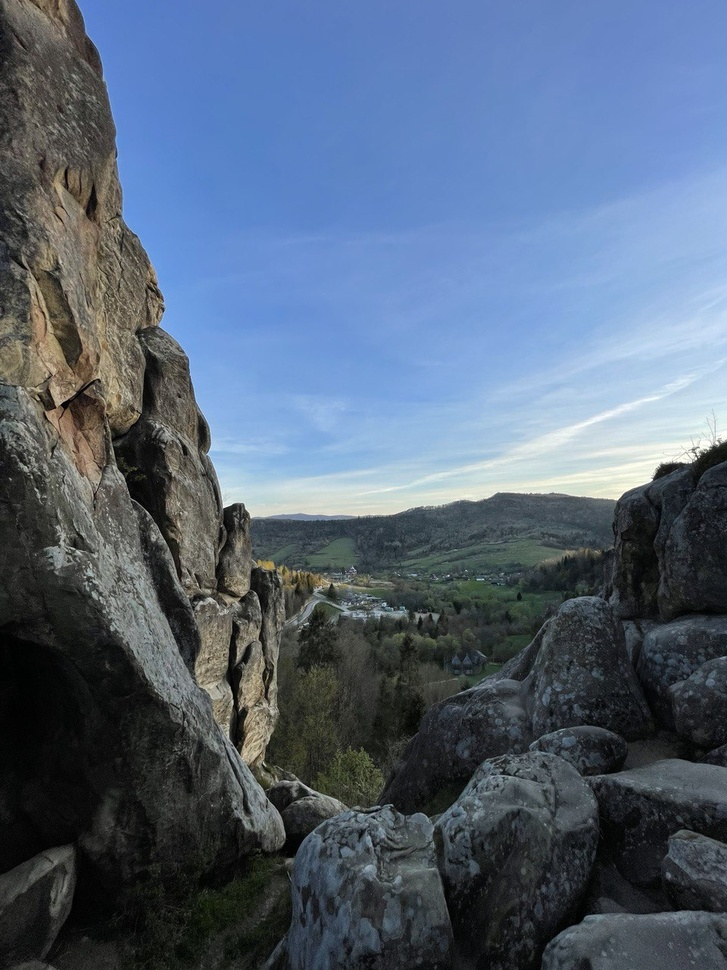
#> input picture lesson_1/test.jpg, 727 x 970 px, shrunk from 960 x 1280 before the run
$ jupyter execute lesson1.ipynb
#> lines starting #> are read from the running program, lines starting #| are printed output that depends on the picture
[cell 1]
# Task 1
import cv2
import numpy as np
from matplotlib import pyplot as plt
plt.title("Lesson 1")
plt.rcParams['figure.figsize'] = [15, 10]

[cell 2]
# Task 2

img = cv2.imread("test.jpg")
#> img is the input picture: shape (970, 727, 3); mean B, G, R 120.7, 100.5, 85.1
img_rgb = cv2.cvtColor(img, cv2.COLOR_BGR2RGB)

plt.imshow(img_rgb)

[cell 3]
# Task 3

img = cv2.imread("test.jpg")

# Split the image into the three colour channels
red, green, blue = cv2.split(img)
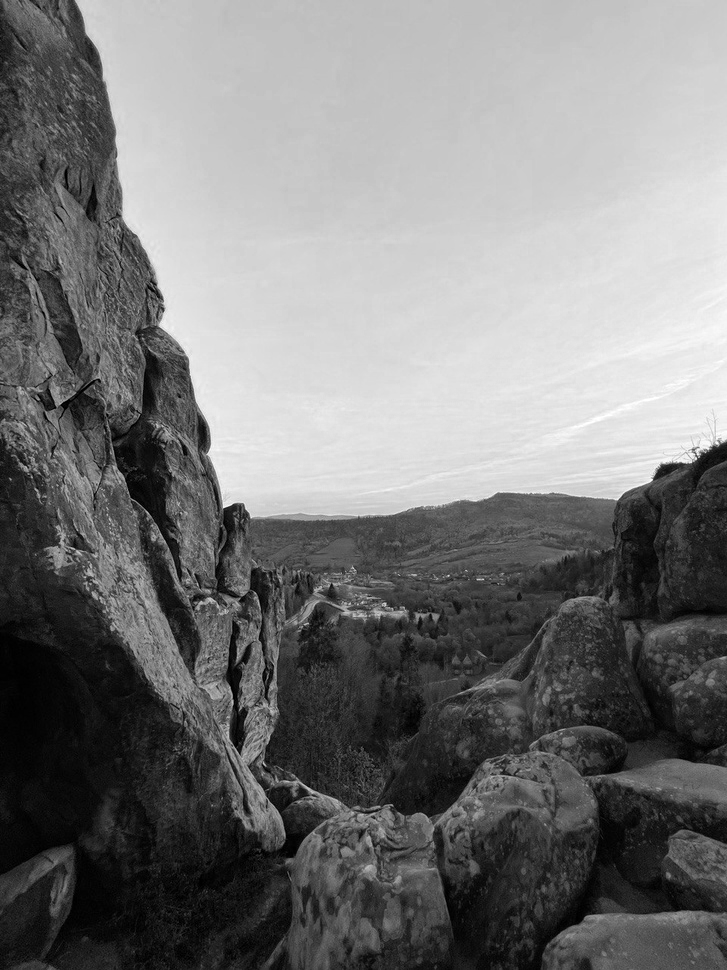
#> red: shape (970, 727); min 0, max 255, mean 120.7
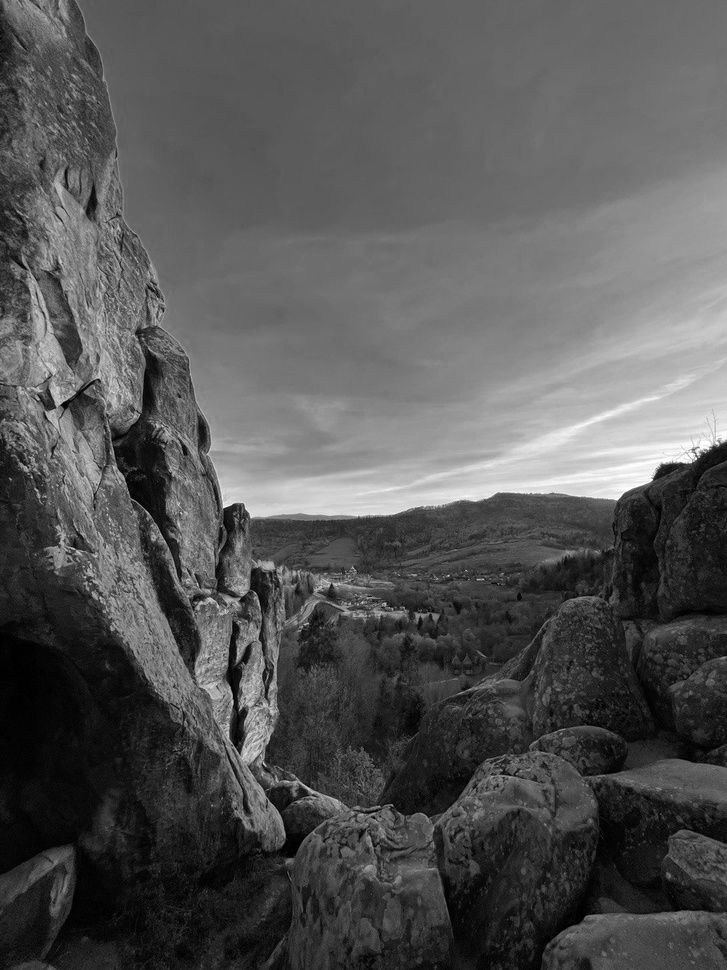
#> blue: shape (970, 727); min 0, max 255, mean 85.1

# Compose the image in the RGB colour space
img1 = cv2.merge([red, green, blue])

# print(green.shape)

# Compose the image in the RBG colour space
img2 = cv2.merge([red, blue, green])

# Compose the image in the GRB colour space
img3 = cv2.merge([green, red, blue])

# Compose the image in the BGR colour space
img4 = cv2.merge([blue, green, red])

# Create the collage
out1 = np.hstack([img1, img2])
out2 = np.hstack([img3, img4])
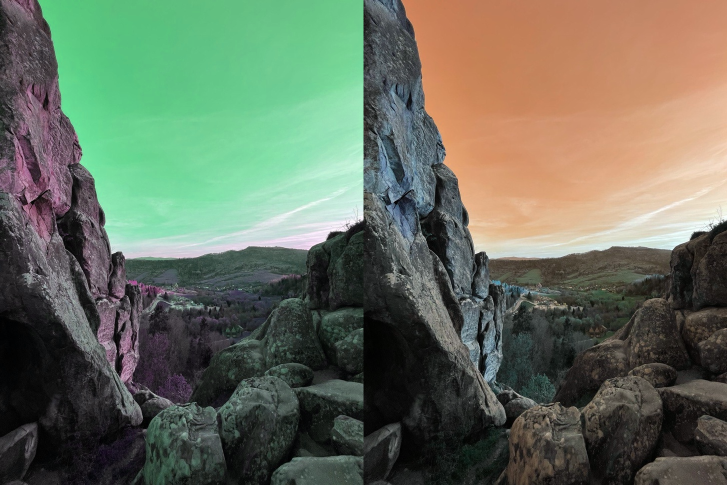
#> out2: shape (970, 1454, 3) (shown at 1/2 size); mean of channels 0, 1, 2 92.8, 110.6, 102.9; drawn as B, G, R
out = np.vstack([out1, out2])

# Plot the collage
plt.imshow(out)
plt.axis(False)

[cell 4]
# Task 4

# Load an image (you can freely chose any image you like)
img = cv2.imread("test.jpg")
# Convert it to RGB
img = cv2.cvtColor(img, cv2.COLOR_BGR2RGB)

flipped_lr = np.fliplr(img)
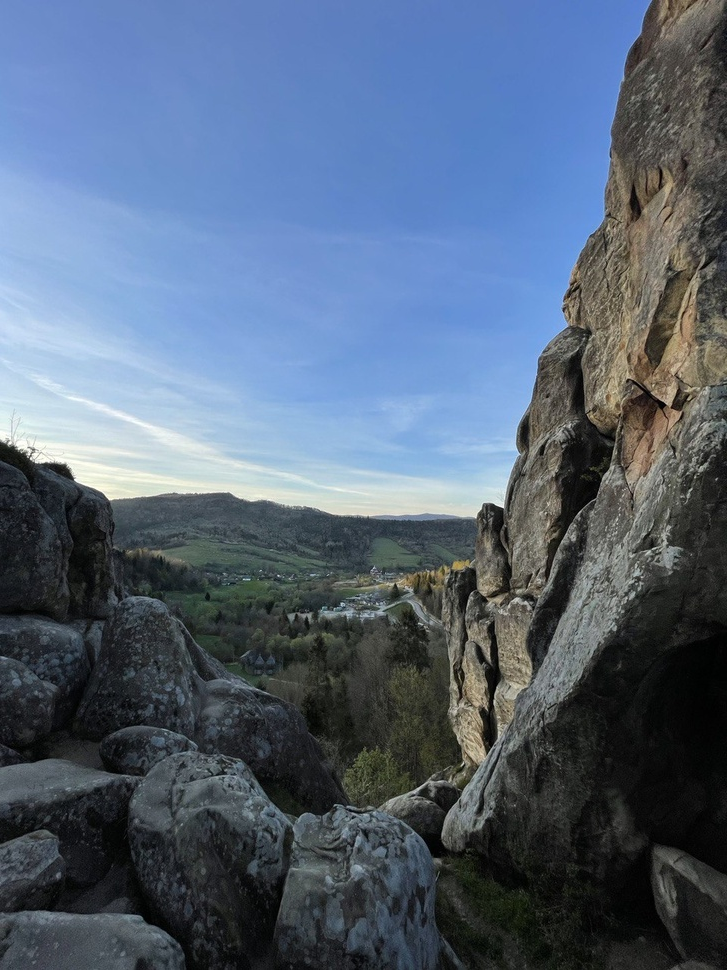
#> flipped_lr: shape (970, 727, 3); mean R, G, B 85.1, 100.5, 120.7
flipped_ud = np.flipud(img)
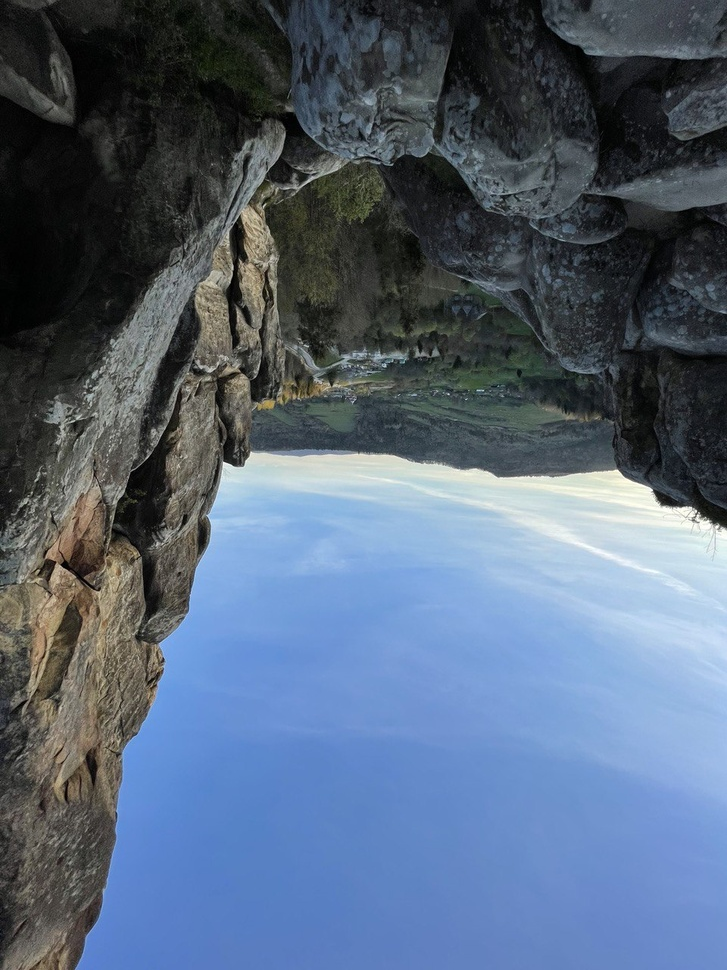
#> flipped_ud: shape (970, 727, 3); mean R, G, B 85.1, 100.5, 120.7
flipped_lrud = np.flipud(flipped_lr)
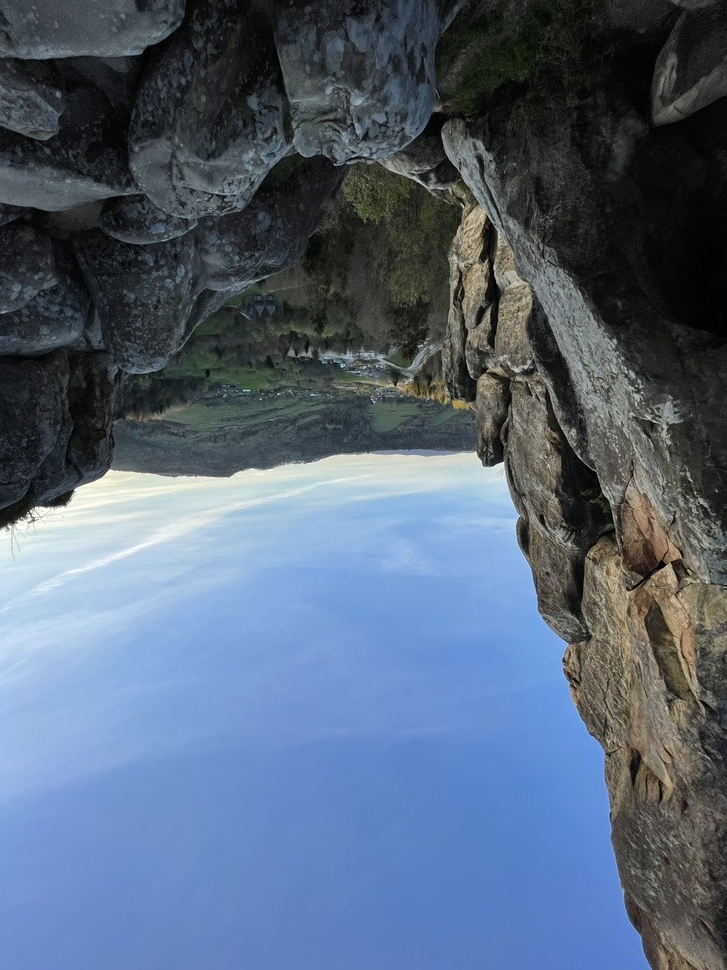
#> flipped_lrud: shape (970, 727, 3); mean R, G, B 85.1, 100.5, 120.7

# Make a collage
out = np.vstack([np.hstack([img, flipped_lr]), np.hstack([flipped_ud, flipped_lrud])])
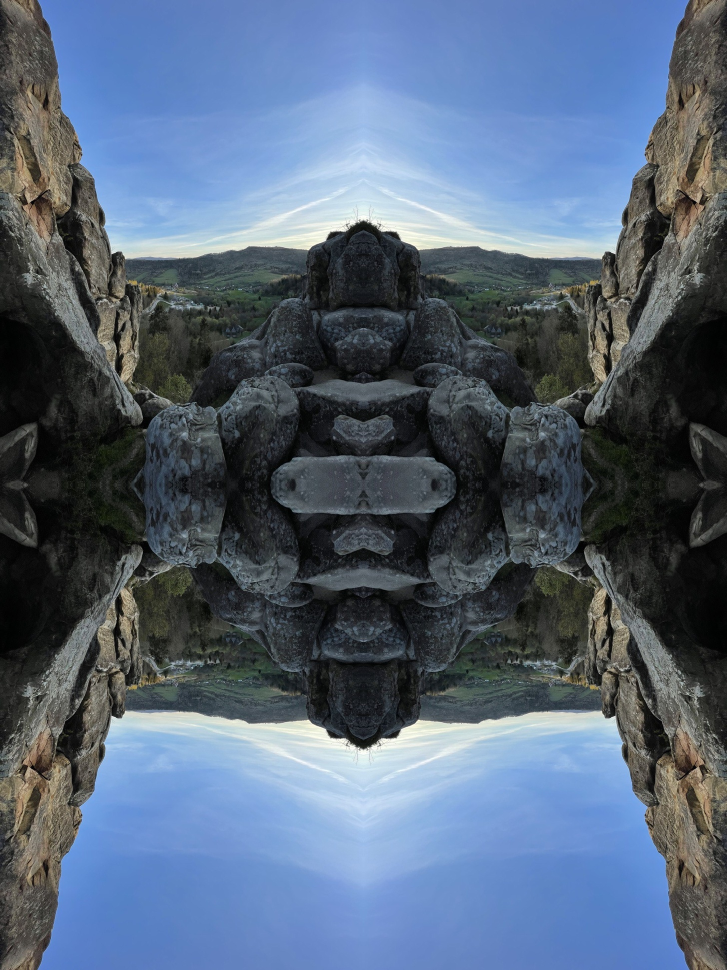
#> out: shape (1940, 1454, 3) (shown at 1/2 size); mean R, G, B 85.1, 100.5, 120.7

# Plot the collage
plt.imshow(out)
plt.axis(False)
